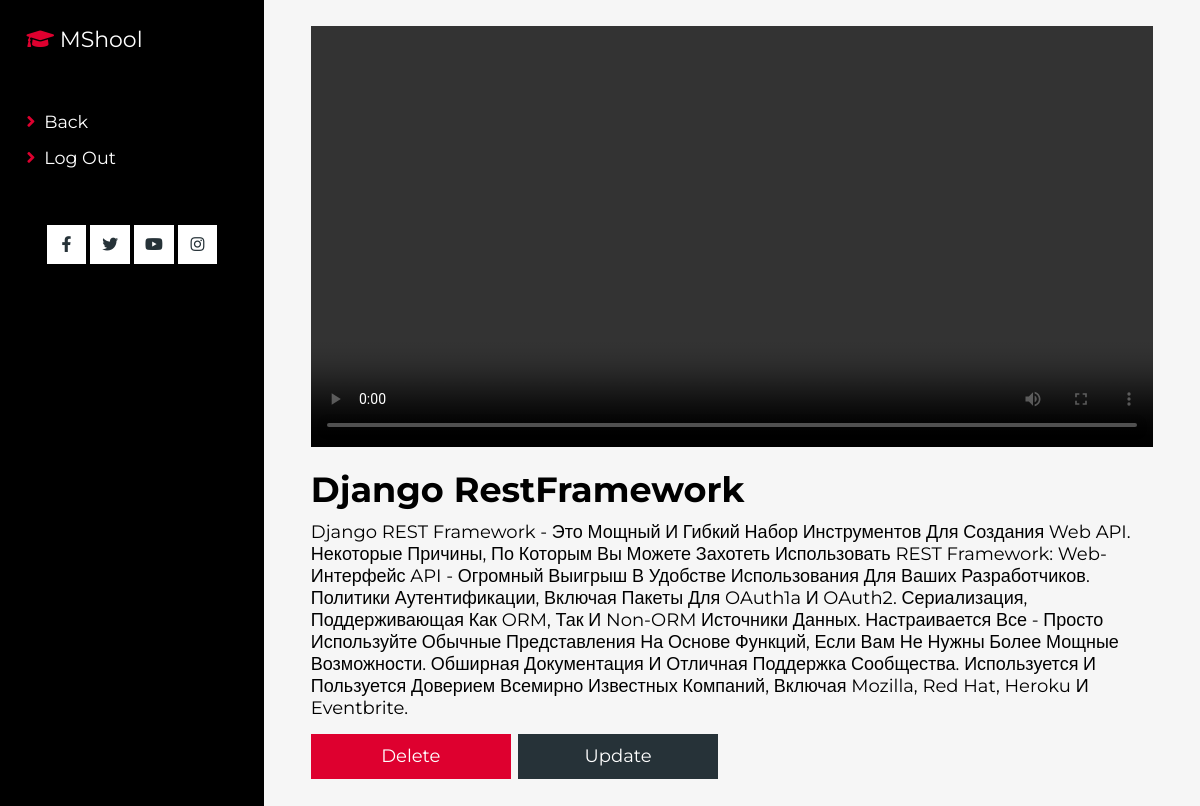
Before: /lesson/18/ (signed in) with the older database file.
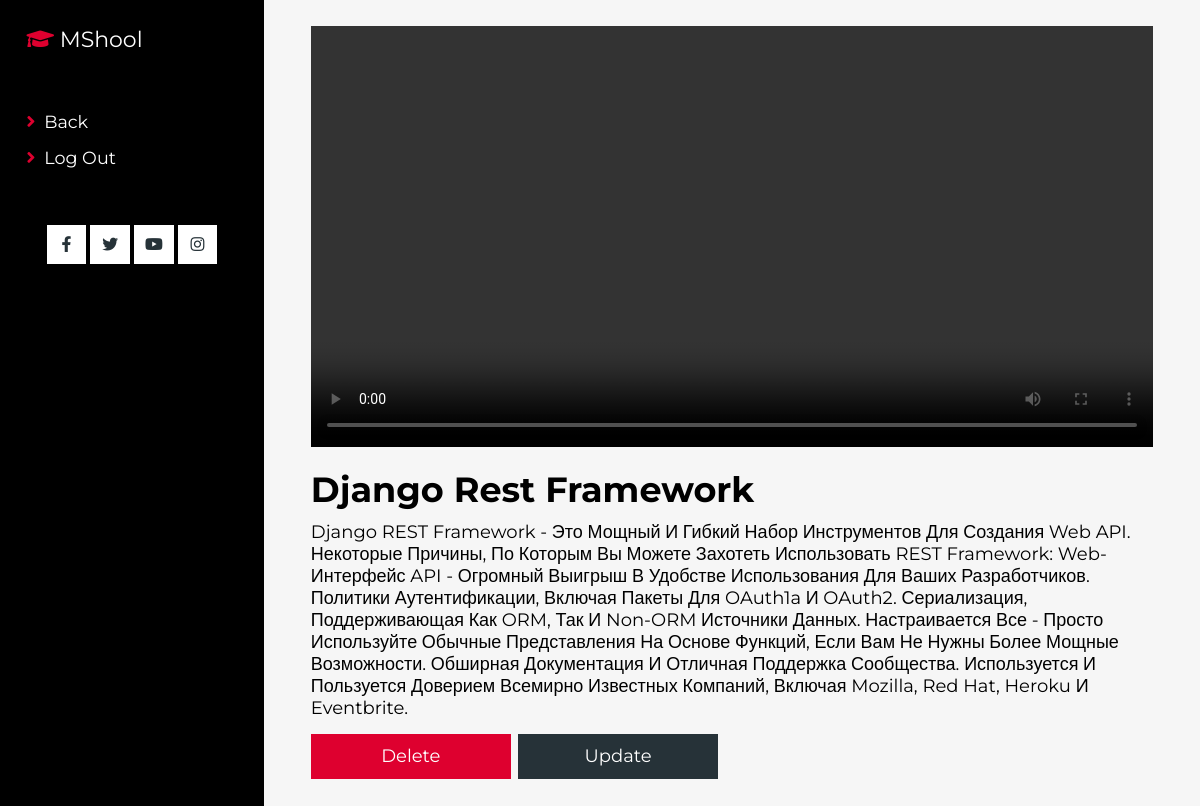
After: the same page with the newer database file.
### maktab/models.py (models this page shows)
class Video(models.Model):
    title = models.CharField(max_length=100)
    description = models.TextField()
    image = models.ImageField(upload_to='image/')
    file = models.FileField(upload_to='files/',
                                  validators=[FileExtensionValidator(allowed_extensions=['mp4'])])

### maktab/views.py (the view)
# urls.py: path('lesson/<int:pk>/', lesson, name='lesson'),
@login_required(login_url='login')
def lesson(request, pk:int):
    lesson = get_object_or_404(Video, id=pk)
    return render(request, 'lesson.html', {'lesson':lesson})

### templates/lesson.html (shortened to what this page needs)
{% load static %}
<link rel="stylesheet" href="{% static 'css/style.css' %}">
<link href="https://vjs.zencdn.net/8.10.0/video-js.css" rel="stylesheet" />
<link rel="stylesheet" href="https://cdnjs.cloudflare.com/ajax/libs/font-awesome/5.15.4/css/all.min.css">
<body>
<header class="header">
    <a href="{% url 'home' %}" class="logo"> <i class="fas fa-graduation-cap"></i> MShool </a>
    <nav class="navbar">
        {% if user.is_superuser or user.is_admin or user.is_teacher %}
            <a href="{% url 'lessons' %}"> <i class="fas fa-angle-right"></i> back </a>
            <a href="{% url 'logout' %}"> <i class="fas fa-angle-right"></i> log out </a>
            {% else %}
            <a href="{% url 'lessons' %}"> <i class="fas fa-angle-right"></i> back </a>
            <a href="{% url 'logout' %}"> <i class="fas fa-angle-right"></i> log out </a>
            {% endif %}
    </nav>
    <div class="share">
        <a href="https://www.facebook.com" class="fab fa-facebook-f"></a>
        <a href="https://twitter.com" class="fab fa-twitter"></a>
        <a href="https://www.youtube.com" class="fab fa-youtube"></a>
        <a href="https://www.instagram.com" class="fab fa-instagram"></a>
    </div>
</header>
<section class="lesson_sec">
    <div class="container">
        <div class="lesson">
            <div class="lesson_vid">
                <video
                        id="my-video"
                        class="video-js"
                        controls
                        preload="auto"
                        data-setup="{}"
                    >
                        <source src="{% url 'stream' lesson.id %}" type="video/mp4"/>
                        <source src="{% url 'stream' lesson.id %}" type="video/webm"/>
                    </video>
            </div>
            <div class="lesson_desc">
                <h1>{{lesson.title}}</h1>
                <p>{{lesson.description}}</p>
                {% if user.is_admin or user.is_superuser or user.is_teacher %}
                <button class="dbtn"><a href="{% url 'lesson_delete' lesson.id %}">Delete</a></button>
                <button><a href="{% url 'lesson_update' lesson.id %}">Update</a></button>
                {% endif %}
            </div>
        </div>
    </div>
</section>

Changed rows visible on the page:
changed Video: title "Django RestFramework" → "Django Rest Framework"
